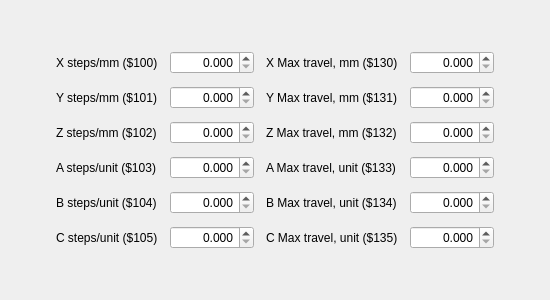
     <widget class="QWidget" name="tab_5">
      <attribute name="title">
       <string>Travels</string>
      </attribute>
      <layout class="QGridLayout" name="gridLayout_2">
       <item row="2" column="1">
        <spacer name="verticalSpacer_5">
         <property name="orientation">
          <enum>Qt::Vertical</enum>
         </property>
         <property name="sizeHint" stdset="0">
          <size>
           <width>20</width>
           <height>40</height>
          </size>
         </property>
        </spacer>
       </item>
       <item row="1" column="1">
        <layout class="QHBoxLayout" name="horizontalLayout_11">
         <property name="spacing">
          <number>12</number>
         </property>
         <item>
          <layout class="QHBoxLayout" name="horizontalLayout_9">
           <item>
            <layout class="QVBoxLayout" name="verticalLayout_5">
             <item>
              <widget class="QLabel" name="lblStepsX">
               <property name="text">
                <string>X steps/mm ($100)</string>
               </property>
              </widget>
             </item>
             <item>
              <widget class="QLabel" name="lblStepsY">
               <property name="text">
                <string>Y steps/mm ($101)</string>
               </property>
              </widget>
             </item>
             <item>
              <widget class="QLabel" name="lblStepsZ">
               <property name="text">
                <string>Z steps/mm ($102)</string>
               </property>
              </widget>
             </item>
             <item>
              <widget class="QLabel" name="lblStepsA">
               <property name="text">
                <string>A steps/unit ($103)</string>
               </property>
              </widget>
             </item>
             <item>
              <widget class="QLabel" name="lblStepsB">
               <property name="text">
                <string>B steps/unit ($104)</string>
               </property>
              </widget>
             </item>
             <item>
              <widget class="QLabel" name="lblStepsC">
               <property name="enabled">
                <bool>true</bool>
               </property>
               <property name="text">
                <string>C steps/unit ($105)</string>
               </property>
              </widget>
             </item>
            </layout>
           </item>
           <item>
            <layout class="QVBoxLayout" name="verticalLayout_6">
             <item>
              <widget class="QDoubleSpinBox" name="dsbStepsX">
               <property name="minimumSize">
                <size>
                 <width>84</width>
                 <height>0</height>
                </size>
               </property>
               <property name="maximumSize">
                <size>
                 <width>84</width>
                 <height>16777215</height>
                </size>
               </property>
               <property name="alignment">
                <set>Qt::AlignRight|Qt::AlignTrailing|Qt::AlignVCenter</set>
               </property>
               <property name="decimals">
                <number>3</number>
               </property>
               <property name="maximum">
                <double>100000.000000000000000</double>
               </property>
              </widget>
             </item>
             <item>
              <widget class="QDoubleSpinBox" name="dsbStepsY">
               <property name="minimumSize">
                <size>
                 <width>84</width>
                 <height>0</height>
                </size>
               </property>
               <property name="maximumSize">
                <size>
                 <width>84</width>
                 <height>16777215</height>
                </size>
               </property>
               <property name="alignment">
                <set>Qt::AlignRight|Qt::AlignTrailing|Qt::AlignVCenter</set>
               </property>
               <property name="decimals">
                <number>3</number>
               </property>
               <property name="maximum">
                <double>100000.000000000000000</double>
               </property>
              </widget>
             </item>
             <item>
              <widget class="QDoubleSpinBox" name="dsbStepsZ">
               <property name="minimumSize">
                <size>
                 <width>84</width>
                 <height>0</height>
                </size>
               </property>
               <property name="maximumSize">
                <size>
                 <width>84</width>
                 <height>16777215</height>
                </size>
               </property>
               <property name="alignment">
                <set>Qt::AlignRight|Qt::AlignTrailing|Qt::AlignVCenter</set>
               </property>
               <property name="decimals">
                <number>3</number>
               </property>
               <property name="maximum">
                <double>100000.000000000000000</double>
               </property>
              </widget>
             </item>
             <item>
              <widget class="QDoubleSpinBox" name="dsbStepsA">
               <property name="minimumSize">
                <size>
                 <width>84</width>
                 <height>0</height>
                </size>
               </property>
               <property name="maximumSize">
                <size>
                 <width>84</width>
                 <height>16777215</height>
                </size>
               </property>
               <property name="alignment">
                <set>Qt::AlignRight|Qt::AlignTrailing|Qt::AlignVCenter</set>
               </property>
               <property name="decimals">
                <number>3</number>
               </property>
               <property name="maximum">
                <double>100000.000000000000000</double>
               </property>
              </widget>
             </item>
             <item>
              <widget class="QDoubleSpinBox" name="dsbStepsB">
               <property name="minimumSize">
                <size>
                 <width>84</width>
                 <height>0</height>
                </size>
               </property>
               <property name="maximumSize">
                <size>
                 <width>84</width>
                 <height>16777215</height>
                </size>
               </property>
               <property name="alignment">
                <set>Qt::AlignRight|Qt::AlignTrailing|Qt::AlignVCenter</set>
               </property>
               <property name="decimals">
                <number>3</number>
               </property>
               <property name="maximum">
                <double>100000.000000000000000</double>
               </property>
              </widget>
             </item>
             <item>
              <widget class="QDoubleSpinBox" name="dsbStepsC">
               <property name="enabled">
                <bool>true</bool>
               </property>
               <property name="minimumSize">
                <size>
                 <width>84</width>
                 <height>0</height>
                </size>
               </property>
               <property name="maximumSize">
                <size>
                 <width>84</width>
                 <height>16777215</height>
                </size>
               </property>
               <property name="alignment">
                <set>Qt::AlignRight|Qt::AlignTrailing|Qt::AlignVCenter</set>
               </property>
               <property name="decimals">
                <number>3</number>
               </property>
               <property name="maximum">
                <double>100000.000000000000000</double>
               </property>
              </widget>
             </item>
            </layout>
           </item>
          </layout>
         </item>
         <item>
          <layout class="QHBoxLayout" name="horizontalLayout_10">
           <item>
            <layout class="QVBoxLayout" name="verticalLayout_7">
             <item>
              <widget class="QLabel" name="lblTravelX">
               <property name="text">
                <string>X Max travel, mm ($130)</string>
               </property>
              </widget>
             </item>
             <item>
              <widget class="QLabel" name="lblTravelY">
               <property name="text">
                <string>Y Max travel, mm ($131)</string>
               </property>
              </widget>
             </item>
             <item>
              <widget class="QLabel" name="lblTravelZ">
               <property name="text">
                <string>Z Max travel, mm ($132)</string>
               </property>
              </widget>
             </item>
             <item>
              <widget class="QLabel" name="lblTravelA">
               <property name="text">
                <string>A Max travel, unit ($133)</string>
               </property>
              </widget>
             </item>
             <item>
              <widget class="QLabel" name="lblTravelB">
               <property name="text">
                <string>B Max travel, unit ($134)</string>
               </property>
              </widget>
             </item>
             <item>
              <widget class="QLabel" name="lblTravelC">
               <property name="enabled">
                <bool>true</bool>
               </property>
               <property name="text">
                <string>C Max travel, unit ($135)</string>
               </property>
              </widget>
             </item>
            </layout>
           </item>
           <item>
            <layout class="QVBoxLayout" name="verticalLayout_8">
             <item>
              <widget class="QDoubleSpinBox" name="dsbTravelX">
               <property name="minimumSize">
                <size>
                 <width>84</width>
                 <height>0</height>
                </size>
               </property>
               <property name="maximumSize">
                <size>
                 <width>84</width>
                 <height>16777215</height>
                </size>
               </property>
               <property name="alignment">
                <set>Qt::AlignRight|Qt::AlignTrailing|Qt::AlignVCenter</set>
               </property>
               <property name="decimals">
                <number>3</number>
               </property>
               <property name="maximum">
                <double>100000.000000000000000</double>
               </property>
              </widget>
             </item>
             <item>
              <widget class="QDoubleSpinBox" name="dsbTravelY">
               <property name="minimumSize">
                <size>
                 <width>84</width>
                 <height>0</height>
                </size>
               </property>
               <property name="maximumSize">
                <size>
                 <width>84</width>
                 <height>16777215</height>
                </size>
               </property>
               <property name="alignment">
                <set>Qt::AlignRight|Qt::AlignTrailing|Qt::AlignVCenter</set>
               </property>
               <property name="decimals">
                <number>3</number>
               </property>
               <property name="maximum">
                <double>100000.000000000000000</double>
               </property>
              </widget>
             </item>
             <item>
              <widget class="QDoubleSpinBox" name="dsbTravelZ">
               <property name="minimumSize">
                <size>
                 <width>84</width>
                 <height>0</height>
                </size>
               </property>
               <property name="maximumSize">
                <size>
                 <width>84</width>
                 <height>16777215</height>
                </size>
               </property>
               <property name="alignment">
                <set>Qt::AlignRight|Qt::AlignTrailing|Qt::AlignVCenter</set>
               </property>
               <property name="decimals">
                <number>3</number>
               </property>
               <property name="maximum">
                <double>100000.000000000000000</double>
               </property>
              </widget>
             </item>
             <item>
              <widget class="QDoubleSpinBox" name="dsbTravelA">
               <property name="minimumSize">
                <size>
                 <width>84</width>
                 <height>0</height>
                </size>
               </property>
               <property name="maximumSize">
                <size>
                 <width>84</width>
                 <height>16777215</height>
                </size>
               </property>
               <property name="alignment">
                <set>Qt::AlignRight|Qt::AlignTrailing|Qt::AlignVCenter</set>
               </property>
               <property name="decimals">
                <number>3</number>
               </property>
               <property name="maximum">
                <double>100000.000000000000000</double>
               </property>
              </widget>
             </item>
             <item>
              <widget class="QDoubleSpinBox" name="dsbTravelB">
               <property name="minimumSize">
                <size>
                 <width>84</width>
                 <height>0</height>
                </size>
               </property>
               <property name="maximumSize">
                <size>
                 <width>84</width>
                 <height>16777215</height>
                </size>
               </property>
               <property name="alignment">
                <set>Qt::AlignRight|Qt::AlignTrailing|Qt::AlignVCenter</set>
               </property>
               <property name="decimals">
                <number>3</number>
               </property>
               <property name="maximum">
                <double>100000.000000000000000</double>
               </property>
              </widget>
             </item>
             <item>
              <widget class="QDoubleSpinBox" name="dsbTravelC">
               <property name="enabled">
                <bool>true</bool>
               </property>
               <property name="minimumSize">
                <size>
                 <width>84</width>
                 <height>0</height>
                </size>
               </property>
               <property name="maximumSize">
                <size>
                 <width>84</width>
                 <height>16777215</height>
                </size>
               </property>
               <property name="alignment">
                <set>Qt::AlignRight|Qt::AlignTrailing|Qt::AlignVCenter</set>
               </property>
               <property name="decimals">
                <number>3</number>
               </property>
               <property name="maximum">
                <double>100000.000000000000000</double>
               </property>
              </widget>
             </item>
            </layout>
           </item>
          </layout>
         </item>
        </layout>
       </item>
       <item row="1" column="0">
        <spacer name="horizontalSpacer_2">
         <property name="orientation">
          <enum>Qt::Horizontal</enum>
         </property>
         <property name="sizeHint" stdset="0">
          <size>
           <width>45</width>
           <height>20</height>
          </size>
         </property>
        </spacer>
       </item>
       <item row="1" column="2">
        <spacer name="horizontalSpacer_3">
         <property name="orientation">
          <enum>Qt::Horizontal</enum>
         </property>
         <property name="sizeHint" stdset="0">
          <size>
           <width>45</width>
           <height>20</height>
          </size>
         </property>
        </spacer>
       </item>
       <item row="0" column="1">
        <spacer name="verticalSpacer_6">
         <property name="orientation">
          <enum>Qt::Vertical</enum>
         </property>
         <property name="sizeHint" stdset="0">
          <size>
           <width>20</width>
           <height>40</height>
          </size>
         </property>
        </spacer>
       </item>
      </layout>
     </widget>
